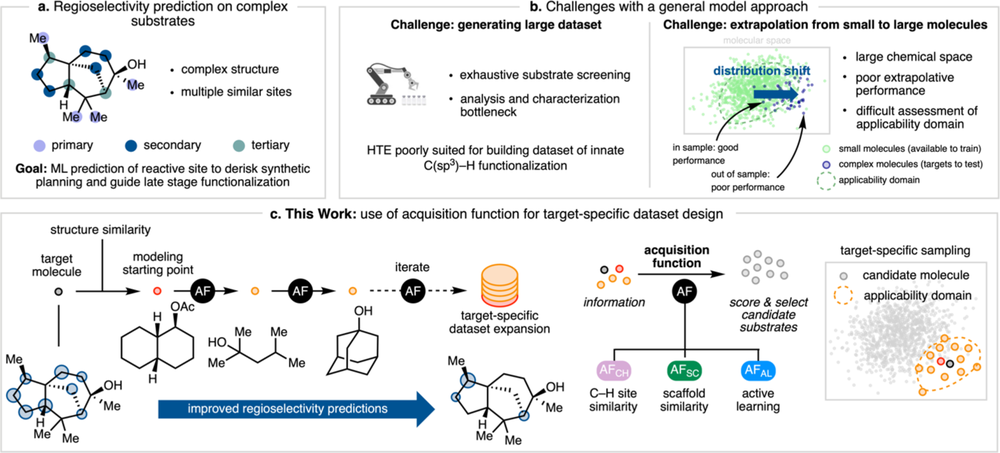
#> input picture lectures/lecture_13_active_learning/notebooks/_shared/_jacs_raw/im-002-011.png, 1000 x 453 px, shrunk from 2088 x 945 before the run; its folder holds 4 pictures in this run
$ jupyter execute --allow-errors fig_L1_jacs_panels.ipynb
#> lines starting #> are read from the running program, lines starting #| are printed output that depends on the picture
#> further down, im is the input picture: PIL image 1000x453 RGB; mean R, G, B 233.4, 234.9, 235.2
#> `crop = im.crop(px)`:
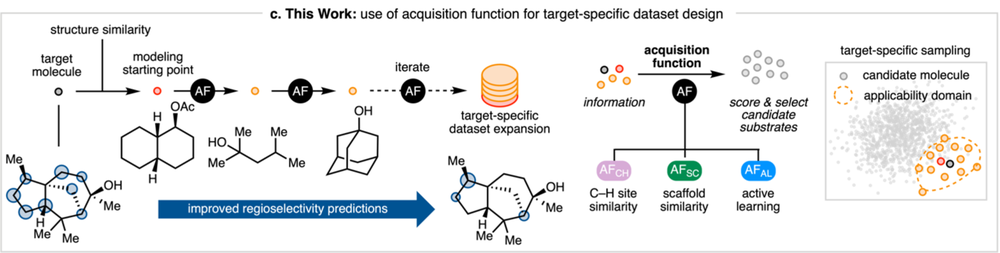
#> crop: PIL image 1000x253 RGB; mean R, G, B 234.3, 235.6, 236.4
#| fig_L1a_workflow                 im-002-011     (1000, 453) -> (1000, 253)
# Figures L1a-L1e - panels from Schleinitz et al., JACS 2025

Slides 31-35.  Extracts the published figure panels from the article PDF at
their native 300 dpi and crops the sub-panels the deck needs.

**Licence: CC-BY-NC-ND 4.0.**  Verbatim reproduction with attribution is
permitted; *derivatives are not*.  So these panels are cropped and rescaled
only -- nothing is recoloured, relabelled or redrawn.  Every slide carries the
full citation.

Source: Schleinitz, J.; Carretero-Cerdan, A.; Gurajapu, A.; et al.
*J. Am. Chem. Soc.* **2025**, *147*, 7476-7484.  DOI 10.1021/jacs.4c15902

Embedded images in the PDF, at 300 dpi:

| object | page | size | article figure |
|---|---|---|---|
| `im-002-011` | 2 | 2088x945  | Figure 1 (a,b,c) - the problem and the workflow |
| `im-002-012` | 2 | 2092x711  | Figure 2 - data set and descriptor benchmarking |
| `im-004-013` | 4 | 2088x1115 | Figure 3 (a,b) - learning curves + molecule selection |
| `im-005-014` | 5 | 996x1082  | Figure 4 (a,b) - box plots + accurate-prediction counts |
| `im-006-015` | 6 | 996x1793  | Figure 5 (a,b) - experimental targets + sclareolide |

[cell 1]
import os
import subprocess
import sys

from PIL import Image

PDF = "_shared/ja4c15902.pdf"
RAW = "_shared/_jacs_raw"
OUT = "../figures"
os.makedirs(RAW, exist_ok=True)
os.makedirs(OUT, exist_ok=True)
print("Pillow", Image.__version__)

[cell 2]
# extract the embedded images once (pdfimages ships with poppler-utils)
if not os.listdir(RAW):
    subprocess.run(["pdfimages", "-png", "-p", PDF, os.path.join(RAW, "im")], check=True)
imgs = {f.rsplit(".", 1)[0]: os.path.join(RAW, f) for f in sorted(os.listdir(RAW))}
#> (the rest of this cell did not finish here and is left out)

[cell 3]
# Crops are given as fractions (left, top, right, bottom) of each source image,
# so they survive a change of extraction resolution.
CROPS = {
    # Figure 1c -- the workflow and the three acquisition functions.  Slide 31.
    "fig_L1a_workflow":        ("im-002-011", (0.000, 0.442, 1.000, 1.000)),
    # Figure 1b right -- distribution shift, small -> complex molecules.  Slide 32.
    "fig_L1b_distribution_shift": ("im-002-011", (0.632, 0.015, 1.000, 0.432)),
    # Figure 3b -- the first 10 molecules each AF selects.  Slide 32/33.
    "fig_L1c_molecule_selection": ("im-004-013", (0.000, 0.428, 1.000, 1.000)),
    # Figure 3a right -- the learning curves on cholestanoid 1.  Slide 33.
    "fig_L1d_learning_curves": ("im-004-013", (0.600, 0.022, 1.000, 0.462)),
    # Figure 4b -- 19 vs 27 vs 31 targets predicted accurately.  Slide 33.
    "fig_L1e_accuracy_counts": ("im-005-014", (0.000, 0.558, 1.000, 1.000)),
    # Figure 4a -- box plots, data set size saved vs random.  Slide 33.
    "fig_L1f_boxplots":        ("im-005-014", (0.000, 0.000, 1.000, 0.552)),
    # Figure 5a -- the five experimental targets.  Slide 34.
    "fig_L1g_experimental":    ("im-006-015", (0.000, 0.000, 1.000, 0.722)),
    # Figure 5b -- sclareolide, the one it gets wrong.  Slide 34.
    "fig_L1h_sclareolide":     ("im-006-015", (0.000, 0.726, 1.000, 1.000)),
}

#> (the rest of this cell did not finish here and is left out)
